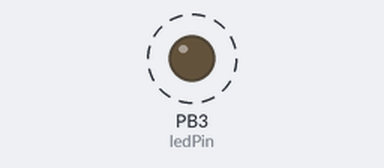
Simulated run of this sketch. Board: ATtiny85, built with avr-gcc and run on an emulated ATtiny85. Parts: output pins drawn as LEDs (lit = HIGH). Dashed ring = blinking.

Above: at 0.05 s.
Timing chart, 0 to 3.0 s (numbered marks = the images above):
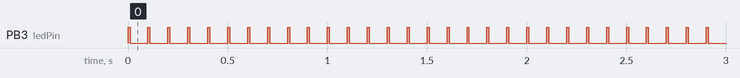

The sketch:

ATTiny85_TestLed.ino
```cpp
int ledPin=3;


void setup()
{
   pinMode(ledPin, OUTPUT);
   digitalWrite(ledPin, HIGH);
}

void loop()
{
  delay(10);
  digitalWrite(ledPin, LOW);
  delay(90);
  digitalWrite(ledPin, HIGH);
}
```

Measured:
- by itself, PB3 (ledPin): alternates HIGH for 0.01 s and LOW for 0.09 s
